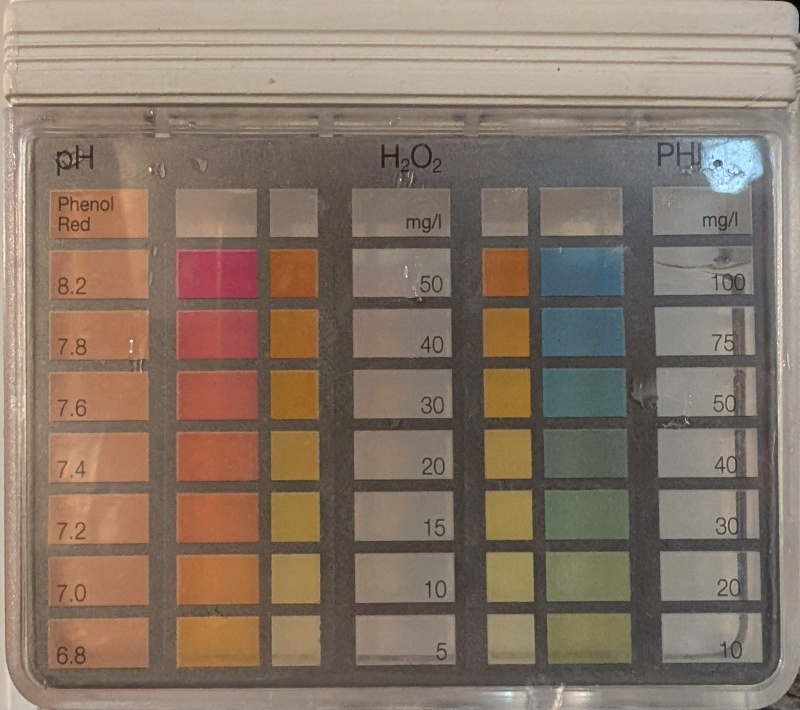
#> input picture img/zoom/PXL_20250808_175147650.MP_warp.jpg, 800 x 710 px; its folder holds only this picture in this run
$ python thresholding_methods.py
#> lines starting #> are read from the running program, lines starting #| are printed output that depends on the picture; after the words box and inside, x2 and y2 are one past the last pixel; in counts of white or black regions, pixels touching at a corner belong together
import os

import cv2
import numpy as np
import pandas as pd

from matplotlib import pyplot as plt

foldername = 'img/zoom/'

filelist = os.listdir(foldername)

for filename in filelist:
    print(filename)
    image = cv2.imread(os.path.join(foldername, filename))
#> image is the input picture: shape (710, 800, 3); mean B, G, R 104, 118.2, 135.2
    image = cv2.cvtColor(image, cv2.COLOR_BGR2LAB)
#> image: shape (710, 800, 3); mean of channels 0, 1, 2 129.4, 132.6, 138.4
    image = abs(image[:, :, 1])#  + abs(image[:,:,2])# Try 0 for L channel too
#> image: shape (710, 800)

    image = cv2.bilateralFilter(image, 15, 200, 200)

    # Adaptive threshold
    thresh_adaptive = cv2.adaptiveThreshold(
        image, 255, cv2.ADAPTIVE_THRESH_GAUSSIAN_C, cv2.THRESH_BINARY, 101, 0
    )
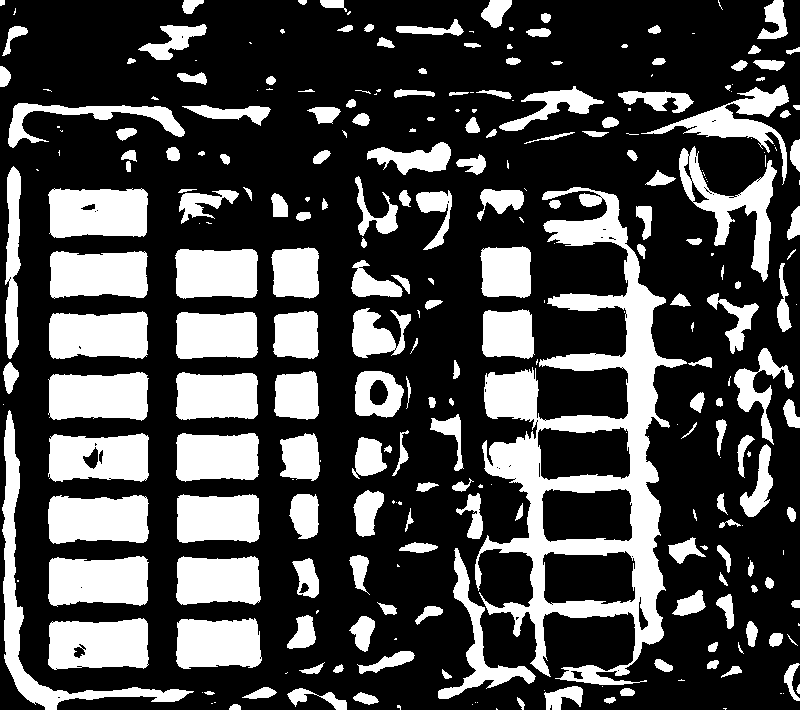
#> thresh_adaptive: shape (710, 800); 29% white; 280 white regions (91 under 20 px), largest, box (x1, y1, x2, y2) and area: (475, 187, 687, 685) 29244, (2, 410, 194, 710) 5339, (48, 618, 149, 670) 4490


    # Otsu threshold
    _, threshold_otsu = cv2.threshold(
        image, 0, 255, cv2.THRESH_BINARY + cv2.THRESH_OTSU
    )
#> threshold_otsu: shape (710, 800); 14.2% white; 22 white regions, largest, box (x1, y1, x2, y2) and area: (50, 554, 149, 607) 4920, (173, 246, 261, 303) 4904, (49, 494, 149, 545) 4873

    # Gradient
    gradient = cv2.morphologyEx(
        image, cv2.MORPH_GRADIENT, np.ones((5, 5), np.uint8)
    )
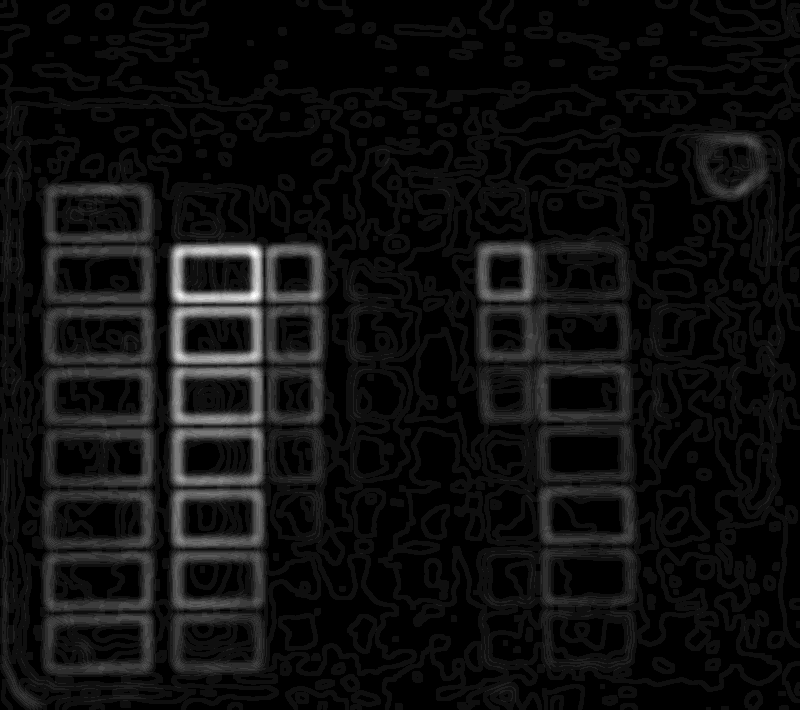
#> gradient: shape (710, 800); min 0, max 17, mean 1.01; drawn with min black and max white

    kernel = np.ones((5, 5), np.uint8)
    thresh_adaptive = cv2.morphologyEx(thresh_adaptive, cv2.MORPH_CLOSE, kernel)
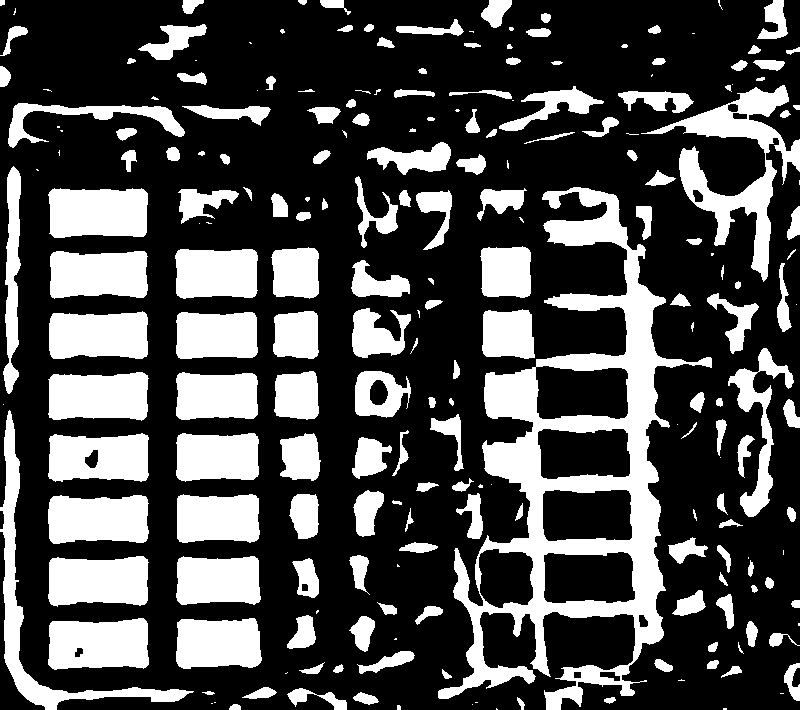
#> thresh_adaptive: shape (710, 800); 29.5% white; 223 white regions (53 under 20 px)
    gradient = cv2.morphologyEx(gradient, cv2.MORPH_CLOSE, kernel)

    # Contours
    contours_thr_ada, _ = cv2.findContours(thresh_adaptive, cv2.RETR_TREE, cv2.CHAIN_APPROX_SIMPLE)
#> contours_thr_ada = 238 contours, 73 with area under 20; largest, box (x1, y1, x2, y2) and area: (438, 187, 712, 710) 51986, (641, 85, 800, 282) 7598, (0, 410, 194, 710) 4972, (48, 618, 149, 670) 4469, (535, 365, 629, 420) 4454
    contours_thr_otsu, contour_hierachy = cv2.findContours(threshold_otsu, cv2.RETR_TREE, cv2.CHAIN_APPROX_SIMPLE)
#> contours_thr_otsu = 22 contours, 1 with area under 20; largest, box (x1, y1, x2, y2) and area: (50, 554, 149, 607) 4782, (173, 246, 261, 303) 4772, (49, 494, 149, 545) 4736, (173, 306, 261, 364) 4704, (50, 371, 149, 422) 4678; contour_hierachy = 22 rows, first 6: [1, -1, -1, -1], [2, 0, -1, -1], [3, 1, -1, -1], [4, 2, -1, -1], [5, 3, -1, -1], [6, 4, -1, -1]
    contours_grad, _ = cv2.findContours(gradient, cv2.RETR_TREE, cv2.CHAIN_APPROX_SIMPLE)
#> contours_grad = 461 contours, 4 with area under 20; largest, box (x1, y1, x2, y2) and area: (0, 0, 800, 710) 476862, (156, 107, 352, 215) 9944, (318, 91, 501, 234) 6305, (22, 105, 179, 183) 5722, (623, 138, 717, 286) 5116

    # Draw contours on copies of the original image
    img_color = cv2.cvtColor(image, cv2.COLOR_GRAY2BGR)
    ada_contours_img = img_color.copy()
    otsu_contours_img = img_color.copy()
    grad_contours_img = img_color.copy()

    cv2.drawContours(ada_contours_img, contours_thr_ada, -1, (0, 255, 0), 1)
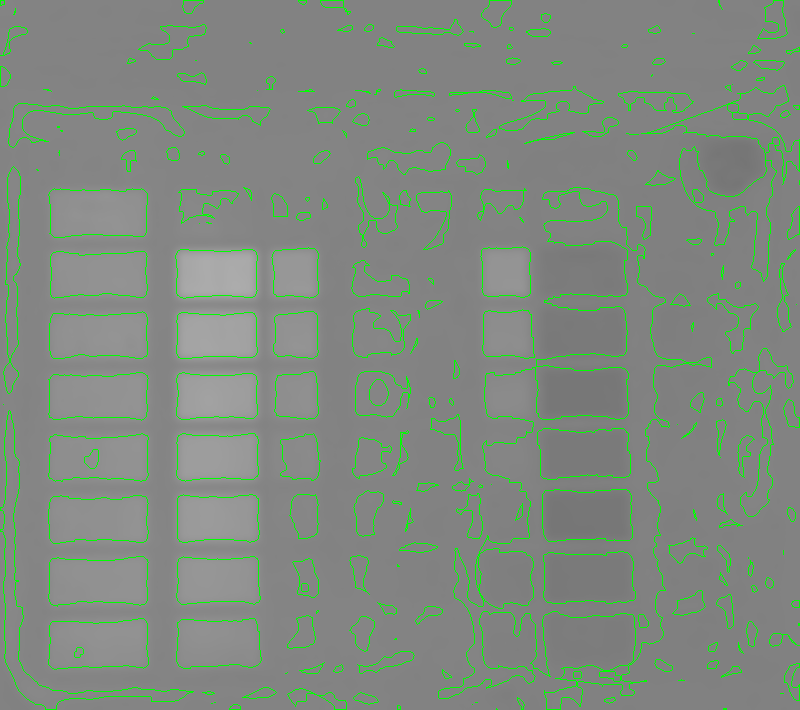
#> ada_contours_img: shape (710, 800, 3); mean B, G, R 127.2, 137.5, 127.2
    cv2.drawContours(otsu_contours_img, contours_thr_otsu, -1, (255, 0, 0), 1)
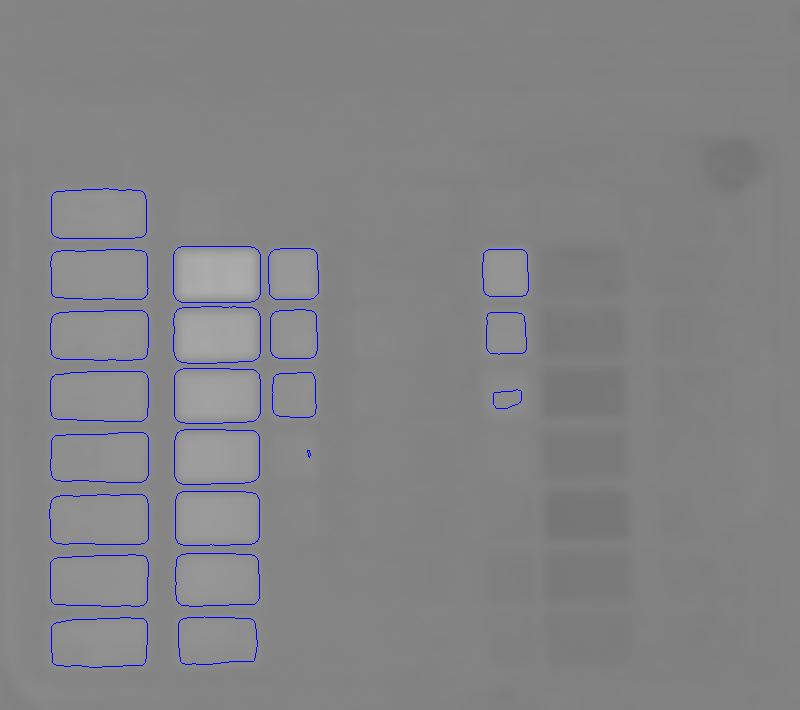
#> otsu_contours_img: shape (710, 800, 3); mean B, G, R 133.6, 131.4, 131.4
    cv2.drawContours(grad_contours_img, contours_grad, -1, (0, 0, 255), 1)
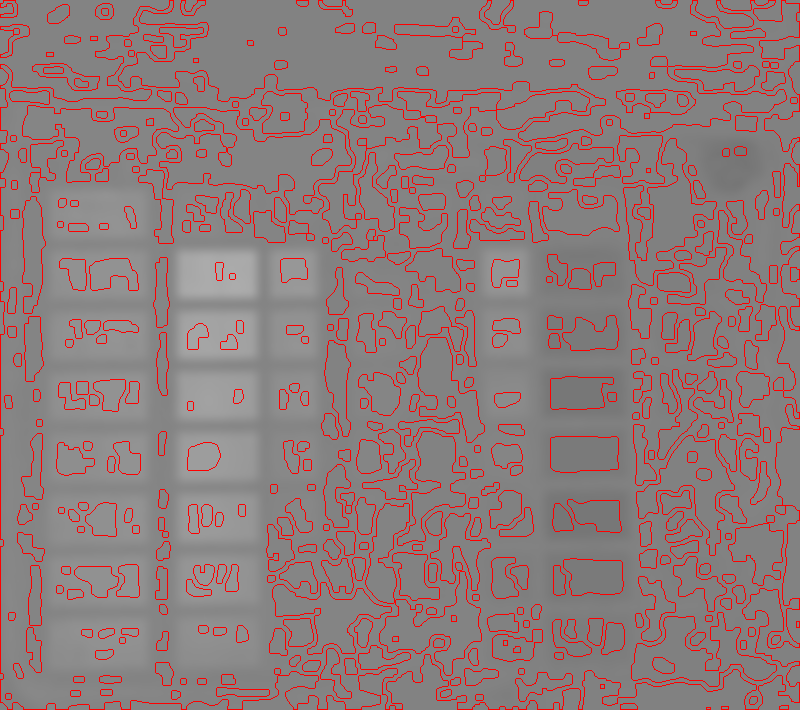
#> grad_contours_img: shape (710, 800, 3); mean B, G, R 122.9, 122.9, 141.7

    # Show results
    plt.figure(figsize=(12, 8))

    plt.subplot(231), plt.imshow(image, cmap='gray'), plt.title('original')
    plt.subplot(232), plt.imshow(thresh_adaptive, cmap='gray'), plt.title('adaptive threshold')
    plt.subplot(233), plt.imshow(threshold_otsu, cmap='gray'), plt.title('otsu threshold')
    plt.subplot(234), plt.imshow(gradient, cmap='gray'), plt.title('gradient')
    plt.subplot(235), plt.imshow(cv2.cvtColor(grad_contours_img, cv2.COLOR_BGR2RGB)), plt.title('Contours (contours_grad)')
    plt.subplot(236), plt.imshow(cv2.cvtColor(otsu_contours_img, cv2.COLOR_BGR2RGB)), plt.title('Contours (Otsu)')

    plt.tight_layout()
    plt.show()
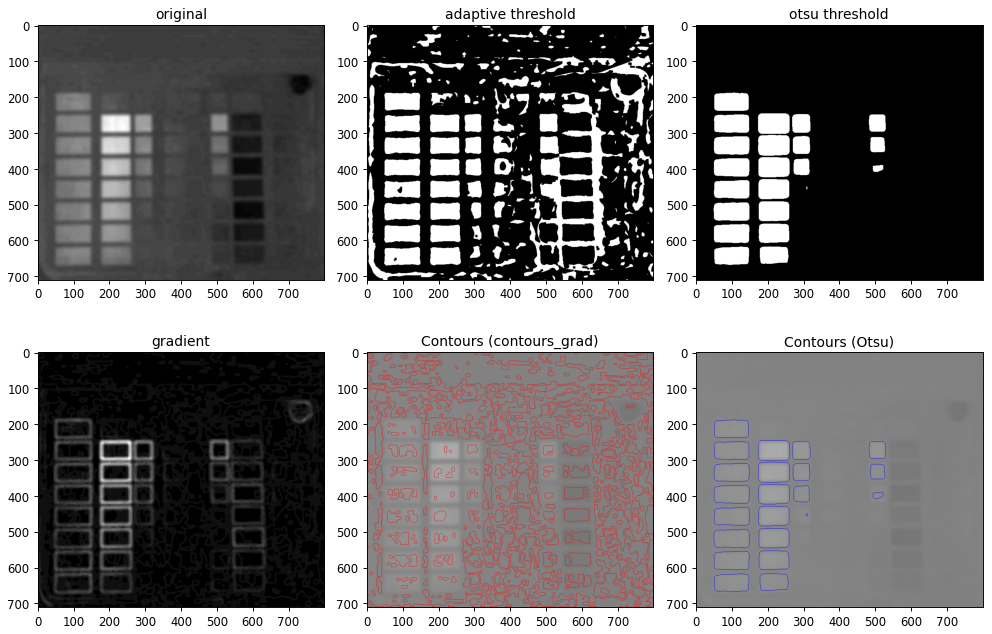
#> figure drawn by matplotlib, 6 panels

    # break  # remove if you want to process all images

$ run again, on img/zoom/PXL_20250808_175202897.MP_warp.jpg
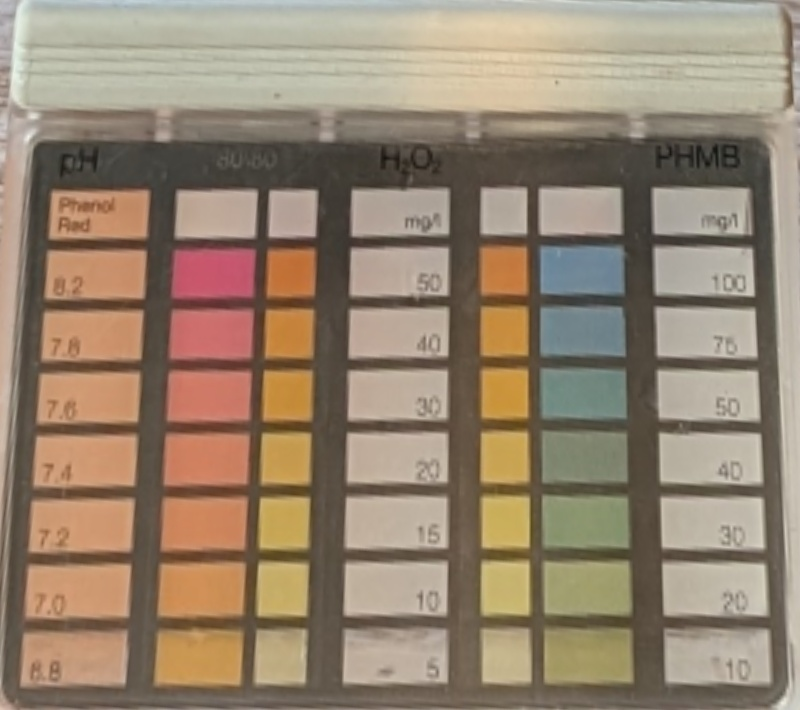
#> input picture img/zoom/PXL_20250808_175202897.MP_warp.jpg, 800 x 710 px
#> image is the input picture: shape (710, 800, 3); mean B, G, R 112.1, 132.3, 149.7
#> threshold_otsu: shape (710, 800); 18.2% white; 4 white regions, box (x1, y1, x2, y2) and area: (23, 188, 150, 684) 47349, (157, 238, 319, 626) 44504, (477, 241, 532, 418) 8005, (159, 630, 240, 684) 3703
#> `thresh_adaptive = cv2.morphologyEx(thresh_adaptive, cv2.MORPH_CLOSE, k..`:
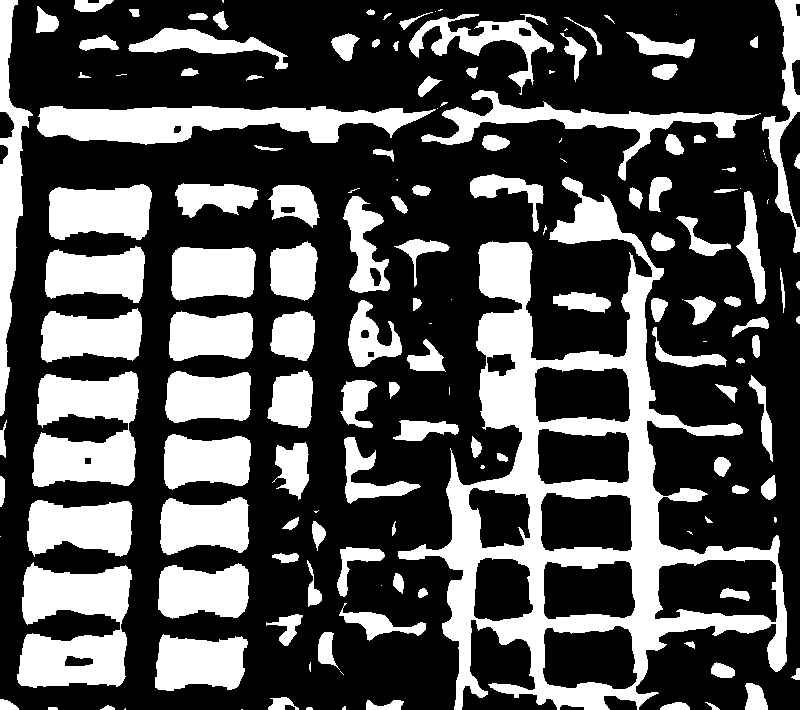
#> thresh_adaptive: shape (710, 800); 32% white; 155 white regions (37 under 20 px)
#> contours_thr_ada = 173 contours, 44 with area under 20; largest, box (x1, y1, x2, y2) and area: (398, 177, 787, 710) 82291, (17, 562, 132, 688) 9638, (37, 106, 436, 145) 9078, (32, 371, 139, 487) 8365, (654, 559, 778, 623) 6374
#> contours_thr_otsu = 8 contours; box (x1, y1, x2, y2) and area: (23, 188, 150, 684) 46862, (157, 238, 319, 626) 44190, (477, 241, 532, 418) 7798, (159, 630, 240, 684) 3588, (254, 356, 268, 377) 190, (90, 621, 108, 631) 114, (58, 554, 73, 564) 88, (257, 300, 264, 308) 32; contour_hierachy = [[1, -1, -1, -1], [2, 0, -1, -1], [5, 1, 3, -1], [4, -1, -1, 2], [-1, 3, -1, 2], [-1, 2, 6, -1], [7, -1, -1, 5], [-1, 6, -1, 5]]
#> contours_grad = 446 contours, 2 with area under 20; largest, box (x1, y1, x2, y2) and area: (0, 0, 800, 710) 508671, (619, 28, 775, 105) 7224, (363, 110, 469, 235) 5588, (630, 276, 735, 424) 5054, (453, 123, 570, 227) 4208
#> ada_contours_img: shape (710, 800, 3); mean B, G, R 126.4, 136.6, 126.4
#> otsu_contours_img: shape (710, 800, 3); mean B, G, R 132.3, 130.9, 130.9
#> `cv2.drawContours(grad_contours_img, contours_grad, -1, (0, 0, 255), 1)`:
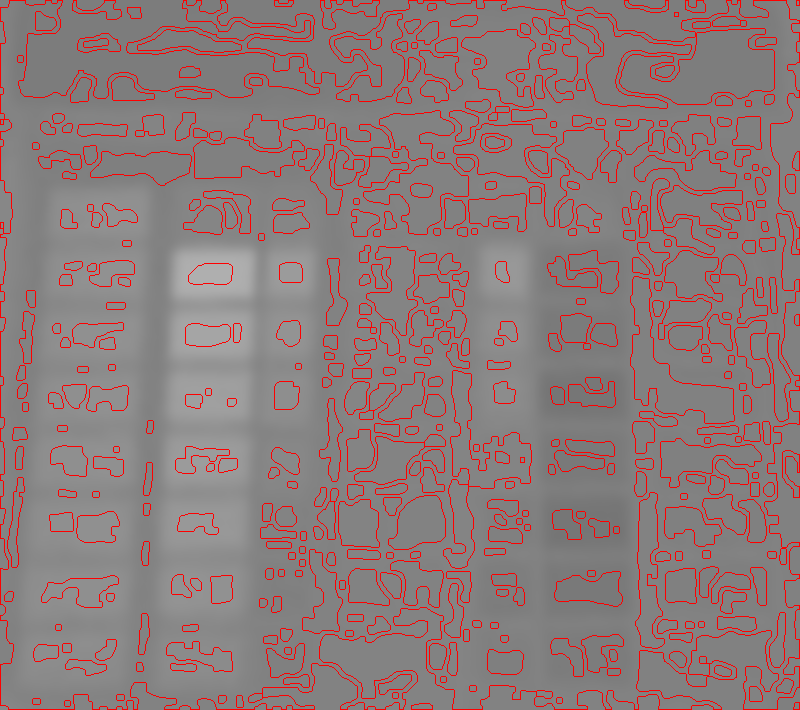
#> grad_contours_img: shape (710, 800, 3); mean B, G, R 122.6, 122.6, 140.4
